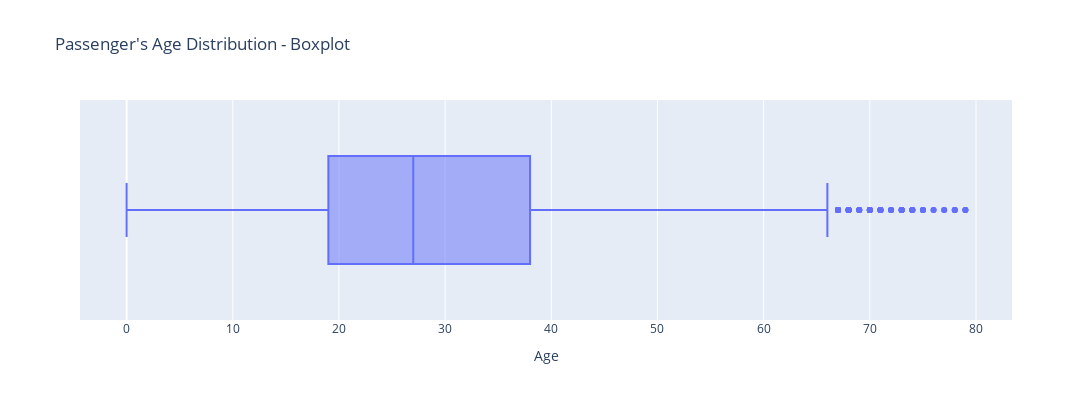

Notebook cell for this chart:
### Code cell
viz.viz1(df_viz)

### Figure 1 — Plotly figure (JSON) as saved in the notebook; plotly's stock layout.template omitted (floating-point values rounded to 4 significant figures; data arrays with more than 128 entries replaced by an {"elided": "..."} marker saying what was removed)
{"data": [{"alignmentgroup": "True", "hovertemplate": "Age=%{x}<extra></extra>", "legendgroup": "", "marker": {"color": "#636efa"}, "name": "", "notched": false, "offsetgroup": "", "orientation": "h", "showlegend": false, "type": "box", "x": {"elided": "8693 mixed values"}, "x0": " ", "xaxis": "x", "y0": " ", "yaxis": "y"}], "layout": {"boxmode": "group", "height": 400, "legend": {"tracegroupgap": 0}, "title": {"text": "Passenger's Age Distribution - Boxplot"}, "width": 1100, "xaxis": {"anchor": "y", "domain": [0, 1], "title": {"text": "Age"}}, "yaxis": {"anchor": "x", "domain": [0, 1]}}}
